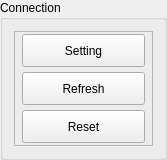
       <widget class="QGroupBox" name="groupBox_con_settings">
        <property name="geometry">
         <rect>
          <x>1506</x>
          <y>35</y>
          <width>167</width>
          <height>160</height>
         </rect>
        </property>
        <property name="title">
         <string>Connection</string>
        </property>
        <layout class="QHBoxLayout" name="horizontalLayout_79">
         <item>
          <widget class="QFrame" name="frame_39">
           <property name="frameShape">
            <enum>QFrame::Shape::StyledPanel</enum>
           </property>
           <property name="frameShadow">
            <enum>QFrame::Shadow::Raised</enum>
           </property>
           <layout class="QVBoxLayout" name="verticalLayout_50">
            <property name="spacing">
             <number>2</number>
            </property>
            <property name="leftMargin">
             <number>2</number>
            </property>
            <property name="topMargin">
             <number>2</number>
            </property>
            <property name="rightMargin">
             <number>2</number>
            </property>
            <property name="bottomMargin">
             <number>2</number>
            </property>
            <item>
             <layout class="QVBoxLayout" name="verticalLayout_51">
              <property name="spacing">
               <number>5</number>
              </property>
              <property name="leftMargin">
               <number>5</number>
              </property>
              <property name="rightMargin">
               <number>5</number>
              </property>
              <item>
               <widget class="QPushButton" name="pb_conn_settings">
                <property name="sizePolicy">
                 <sizepolicy hsizetype="Preferred" vsizetype="Preferred">
                  <horstretch>0</horstretch>
                  <verstretch>0</verstretch>
                 </sizepolicy>
                </property>
                <property name="minimumSize">
                 <size>
                  <width>0</width>
                  <height>0</height>
                 </size>
                </property>
                <property name="maximumSize">
                 <size>
                  <width>16777215</width>
                  <height>16777215</height>
                 </size>
                </property>
                <property name="text">
                 <string>Setting</string>
                </property>
               </widget>
              </item>
              <item>
               <widget class="QPushButton" name="pb_refresh_button">
                <property name="sizePolicy">
                 <sizepolicy hsizetype="Preferred" vsizetype="Preferred">
                  <horstretch>0</horstretch>
                  <verstretch>0</verstretch>
                 </sizepolicy>
                </property>
                <property name="minimumSize">
                 <size>
                  <width>0</width>
                  <height>0</height>
                 </size>
                </property>
                <property name="maximumSize">
                 <size>
                  <width>16777215</width>
                  <height>16777215</height>
                 </size>
                </property>
                <property name="text">
                 <string>Refresh</string>
                </property>
                <property name="iconSize">
                 <size>
                  <width>50</width>
                  <height>50</height>
                 </size>
                </property>
                <property name="autoDefault">
                 <bool>true</bool>
                </property>
               </widget>
              </item>
              <item>
               <widget class="QPushButton" name="pb_conn_reset">
                <property name="sizePolicy">
                 <sizepolicy hsizetype="Preferred" vsizetype="Preferred">
                  <horstretch>0</horstretch>
                  <verstretch>0</verstretch>
                 </sizepolicy>
                </property>
                <property name="minimumSize">
                 <size>
                  <width>0</width>
                  <height>0</height>
                 </size>
                </property>
                <property name="maximumSize">
                 <size>
                  <width>16777215</width>
                  <height>16777215</height>
                 </size>
                </property>
                <property name="text">
                 <string>Reset</string>
                </property>
               </widget>
              </item>
             </layout>
            </item>
           </layout>
          </widget>
         </item>
        </layout>
       </widget>
